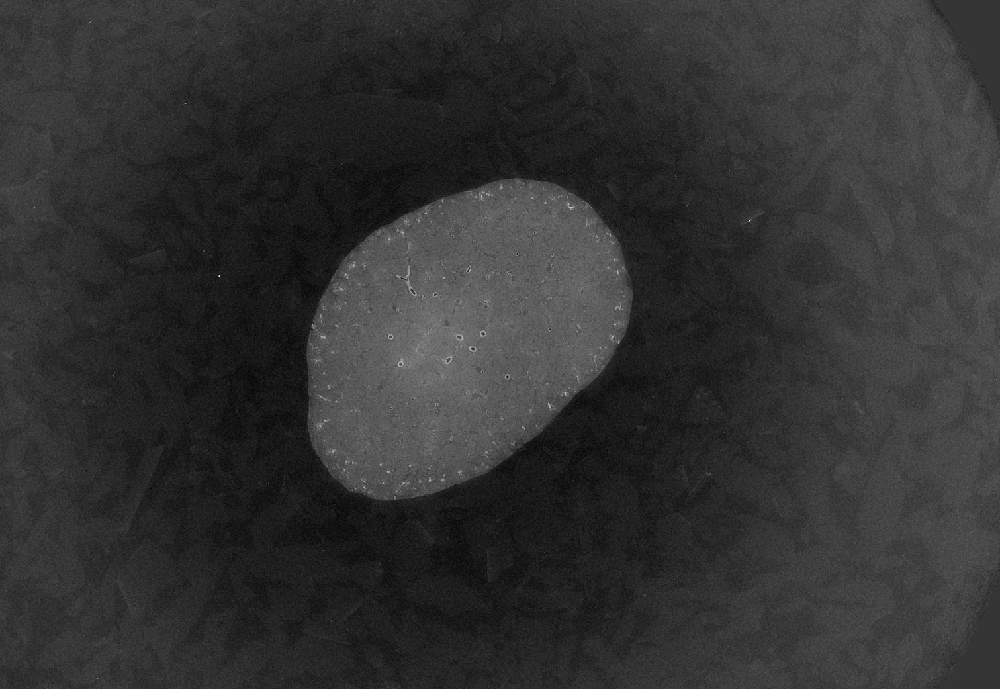
#> input picture data/0149.tif, 1000 x 689 px, shrunk from 1511 x 1041 before the run
$ python 017_read_images_in_Python.py
#> lines starting #> are read from the running program, lines starting #| are printed output that depends on the picture
from PIL import Image
import numpy as np

img = Image.open('data/0149.tif')
#> img is the input picture: PIL image 1000x689 I;16; min 27432, max 52642, mean 32438.2
print(type(img))
#| <class 'PIL.TiffImagePlugin.TiffImageFile'>

print(img.format)
#| TIFF

img1 = np.asarray(img)
print(type(img1))
#| <class 'numpy.ndarray'>

##############################################
# Matplotlib
##############################################
import matplotlib.image as mpimg
import matplotlib.pyplot as plt

img = mpimg.imread('data/0149.tif')
print(type(img))
#| <class 'numpy.ndarray'>
print(img.shape)
#| (689, 1000)
# plt.imshow(img)
# plt.show()


##############################################
# Scikit-image
##############################################
from skimage import io, img_as_float, img_as_ubyte

img = io.imread('data/0149.tif')
print(type(img))
#| <class 'numpy.ndarray'>
# plt.imshow(img)
# plt.show()

image_float = img_as_float(img)
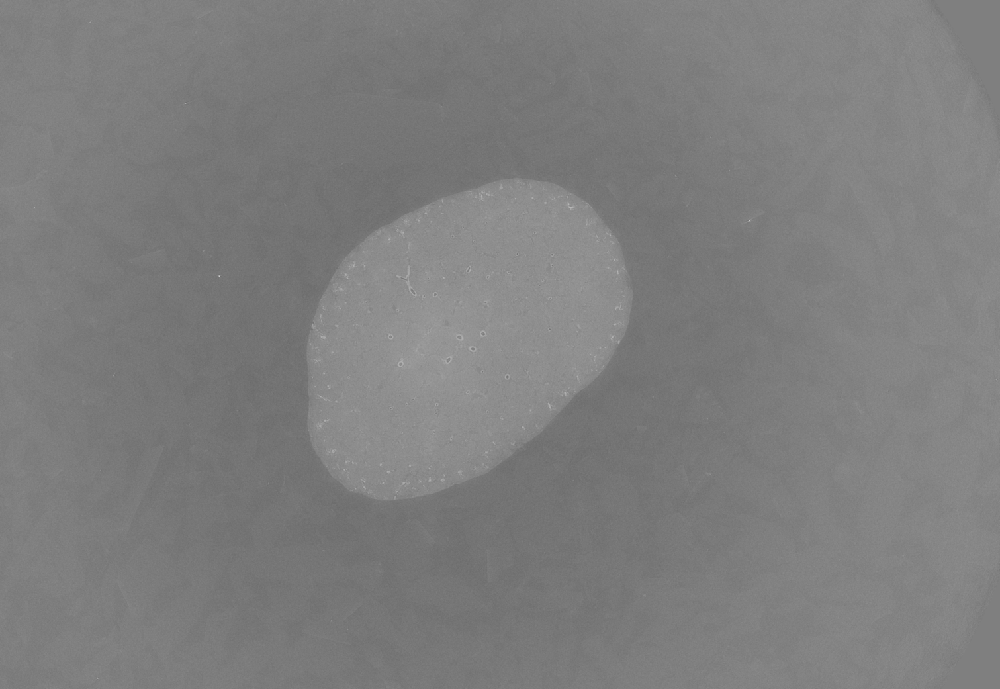
#> image_float: shape (689, 1000) float64; min 0.419, max 0.803, mean 0.495

##############################################
# OpenCV
##############################################
import cv2

grey_img = cv2.imread('data/0149.tif', 1)
#> grey_img: shape (689, 1000, 3); min 107, max 205, mean 126.2
cv2.imshow('image', grey_img)
cv2.waitKey(0)
cv2.destroyAllWindows()
